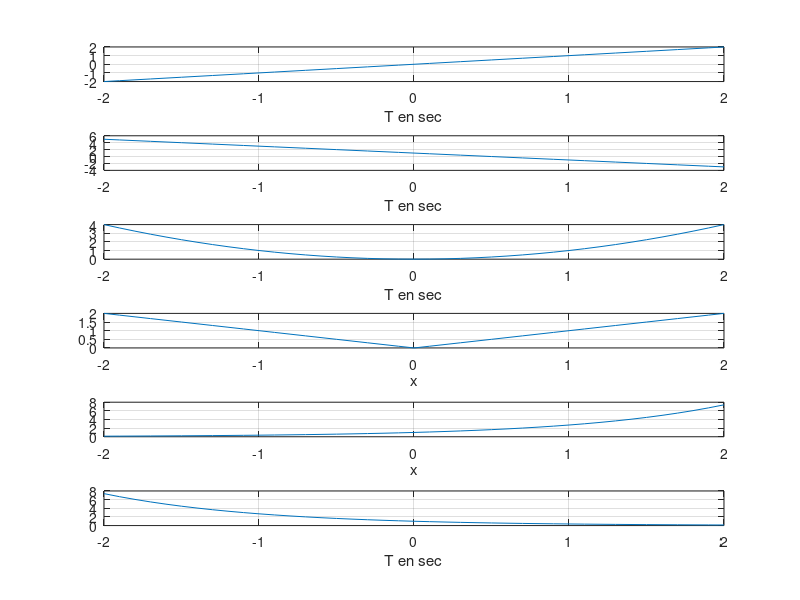
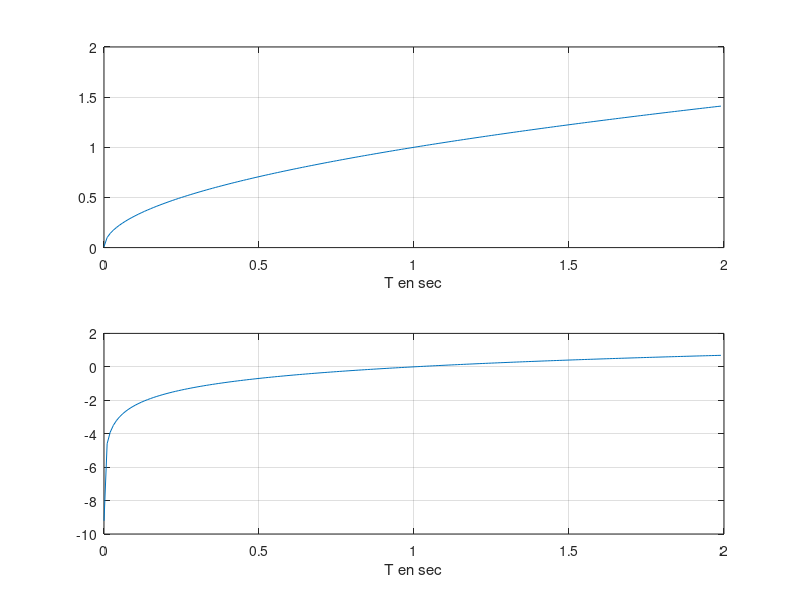
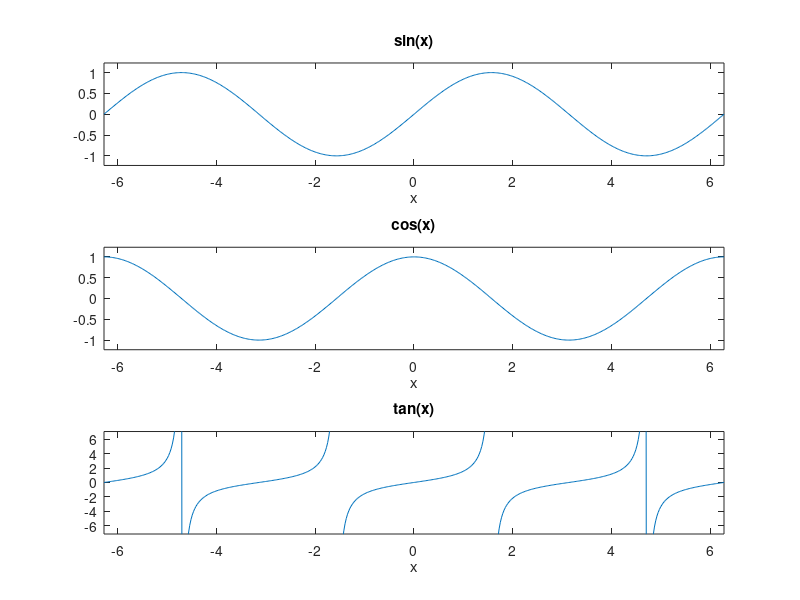
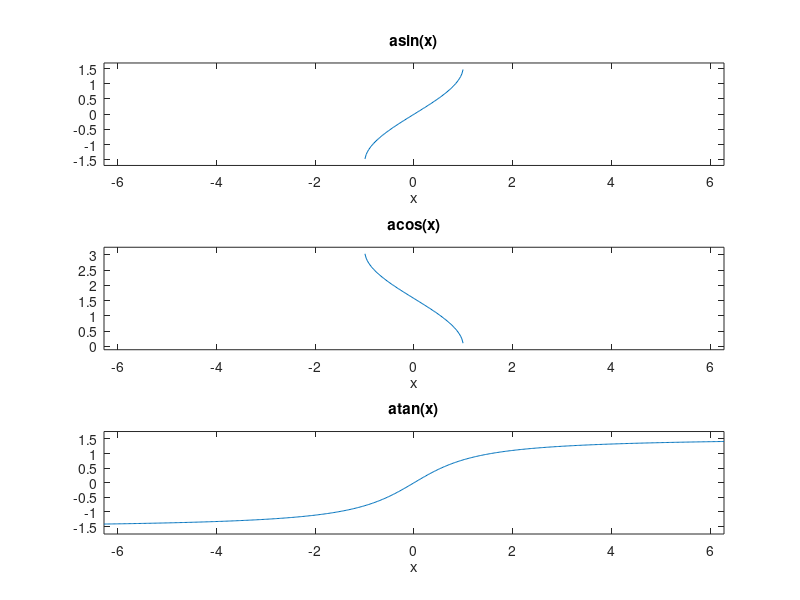

The MATLAB script that drew these images, in order:
%TP3.m
%BOUTIN
%29 09 16

clear
clc
close all

x = [-2 :.1 :2];

subplot(6,1,1);
y=x;
plot(x,y)
grid on
xlabel('T en sec')

subplot(6,1,2);
y=-2*x+1;
plot(x,y)
grid on
xlabel('T en sec')

subplot(6,1,3);
y=x.^2;
plot(x,y)
grid on
xlabel('T en sec')

subplot(6,1,4);
y=abs(x);
plot(x,y)
grid on
xlabel('x')

subplot(6,1,5);
y=exp(x);
plot(x,y)
grid on
xlabel('x')

subplot(6,1,6);
y=exp(-x);
plot(x,y)
grid on
xlabel('T en sec')

figure()

x = [.0001 :.01 :2];

subplot(2,1,1);
y=sqrt(x);
plot(x,y)
grid on
xlabel('T en sec')

subplot(2,1,2);
y=log(x);
plot(x,y)
grid on
xlabel('T en sec')

figure()

subplot(3,1,1);
ezplot('sin(x)')
subplot(3,1,2);
ezplot('cos(x)')
subplot(3,1,3);
ezplot('tan(x)')

figure()

subplot(3,1,1);
ezplot('asin(x)')
subplot(3,1,2);
ezplot('acos(x)')
subplot(3,1,3);
ezplot('atan(x)')

figure()

To=.1;
pas=To/100;
t=0 :pas :2*To;

s=5*sin((2*pi/To)*t);
l=5*sin((2*pi/To)*(t-(To/4)));
m=5*sin((2*pi/To)*(t+(To/4)));
subplot(6,1,1);
plot(s)
subplot(6,1,2);
plot(l)
subplot(6,1,3);
plot(m)

n=2*square((2*pi/To)*t);
subplot(6,1,4);
plot(n)

o=sawtooth((2*pi/To)*t);
subplot(6,1,5);
plot(o)

subplot(6,1,6);
plot(t,s,t,l,t,m,t,n,t,o)

figure()

t=[0 :0.1 :30];
envSSa=exp(-.1.*t);
ssa=sin((2/3).*t).*envSSa;

plot(t,ssa, t, envSSa)